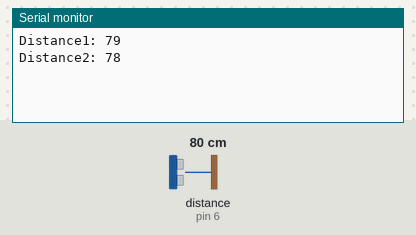
A sketch run on a simulated Arduino Uno, built with avr-gcc and run on an emulated ATmega328P. Shown: the last lines printed to the serial monitor. Wiring (inferred from the names in the program): ultrasonic range finder: trigger pin 5; echo pin 6. The inputs (shaded band) are chosen by the test bench; at power-on: distance to the obstacle (sensor on pin 6) 80 cm. The echo pulse lasts 58.3 µs per cm.

Above: at 1.8 s.
1.9 s: distance to the obstacle (sensor on pin 6) set to 2 cm
At 3.17 s:
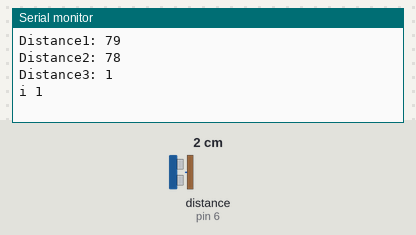
4.5 s: distance to the obstacle (sensor on pin 6) set to 4 cm
At 8.2 s:
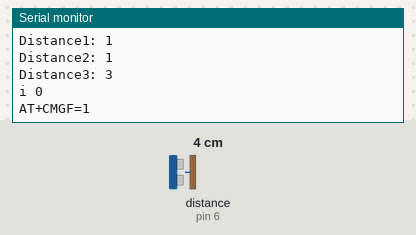
Timing chart, 0 to 9.7 s (numbered marks = the images above; inputs shaded):
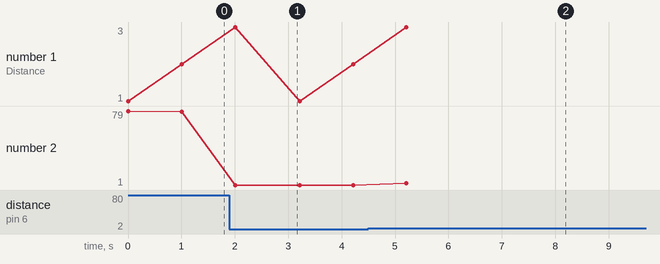

The sketch:

completegsmcode.ino
```cpp
const int trigPin = 5;
const int echoPin = 6;
// defines variables
long duration;
int distance1,distance2,distance3,distance,i;

int state = 0;
const int pin = 2;


void setup() {
pinMode(trigPin, OUTPUT); // Sets the trigPin as an Output
pinMode(echoPin, INPUT); // Sets the echoPin as an Input
Serial.begin(9600); // Starts the serial communication
}
void loop() {

  beginning:
// Clears the trigPin
digitalWrite(trigPin, LOW);
delayMicroseconds(2);
// Sets the trigPin on HIGH state for 10 micro seconds
digitalWrite(trigPin, HIGH);
delayMicroseconds(10);
digitalWrite(trigPin, LOW);
// Reads the echoPin, returns the sound wave travel time in microseconds
duration = pulseIn(echoPin, HIGH);
// Calculating the distance
distance1= duration*0.034/2;
// Prints the distance on the Serial Monitor
Serial.print("Distance1: ");
Serial.println(distance1);


delay(1000);

digitalWrite(trigPin, LOW);
delayMicroseconds(2);
// Sets the trigPin on HIGH state for 10 micro seconds
digitalWrite(trigPin, HIGH);
delayMicroseconds(10);
digitalWrite(trigPin, LOW);
// Reads the echoPin, returns the sound wave travel time in microseconds
duration = pulseIn(echoPin, HIGH);
// Calculating the distance
distance2= duration*0.034/2;
// Prints the distance on the Serial Monitor
Serial.print("Distance2: ");
Serial.println(distance2);


delay(1000);

digitalWrite(trigPin, LOW);
delayMicroseconds(2);
// Sets the trigPin on HIGH state for 10 micro seconds
digitalWrite(trigPin, HIGH);
delayMicroseconds(10);
digitalWrite(trigPin, LOW);
// Reads the echoPin, returns the sound wave travel time in microseconds
duration = pulseIn(echoPin, HIGH);
// Calculating the distance
distance3= duration*0.034/2;
// Prints the distance on the Serial Monitor
Serial.print("Distance3: ");
Serial.println(distance3);

delay(1000);

distance=(distance1+distance2+distance3)/3;


if(distance<10)
{i=0;
Serial.print("i ");
Serial.println(i);
}
else
{i=1;
  Serial.print("i ");
Serial.println(i);
}
delay(200);


if (i == 0 && state == 0) {
    Serial.print("\r");
    delay(1000);
    Serial.print("AT+CMGF=1\r");
    delay(1000);
    /*Replace XXXXXXXXXX to 10 digit mobile number & ZZ to 2 digit country code*/
    Serial.print("AT+CMGS=\"+918078180958\"\r");
    delay(1000);
    //The text of the message to be sent.
    Serial.print("Bin 1 is full");
    delay(1000);
    Serial.write(0x1A);
    delay(1000);
    state = 1;
   if(i)
    goto beginning;

  return 0;
  }
  else {
    state = 0;
    if(i)
    goto beginning;
  }

}
```

Measured:
- after the input at 1.9 s, the serial monitor: prints a new line after 0.11 s (image 1)
- after the input at 4.5 s, the serial monitor: prints a new line after 0.71 s (image 2)
